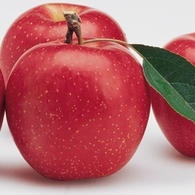
#> input picture com/dudu/files/apple.jpg, 195 x 195 px, found by its file name
$ python ImageBorder.py
#> lines starting #> are read from the running program, lines starting #| are printed output that depends on the picture
#!/usr/bin/env python
# -*- coding:utf-8 -*-
#@Time  : 2020/10/15 10:18
#@Author: dudu
#@File  : ImageBorder.py

import cv2
import numpy as np

image_path="D://imageInfo//"
IMAGE_NAME = "apple.jpg"
SAVE_IMAGE_NAME = "res_"+IMAGE_NAME
'读取图片'
img = cv2.imread(image_path+IMAGE_NAME)
#> img is the input picture: shape (195, 195, 3); mean B, G, R 108.6, 104.2, 181.5
'转化图片转化'
img2gray = cv2.cvtColor(img,cv2.COLOR_RGB2BGRA)
'高斯平滑处理'
img2gray = cv2.GaussianBlur(img2gray,(3,3),0)
'边缘检测 参数一：单通道图像，参数二 min阙值，参数三：max阙值：'
c_canny_img = cv2.Canny(img2gray,50,160)
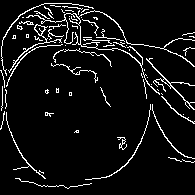
#> c_canny_img: shape (195, 195); 6.8% white in thin lines or dots
canny_arr=np.array(c_canny_img)
np.savetxt("D:\imageInfo\\arr.txt", canny_arr,fmt="%d")


cv2.imshow('mask',c_canny_img)
'等待毫秒数'
cv2.waitKey(2000)
'输出'
cv2.imwrite(image_path+SAVE_IMAGE_NAME,c_canny_img,[int(cv2.IMWRITE_JPEG_QUALITY),95])
